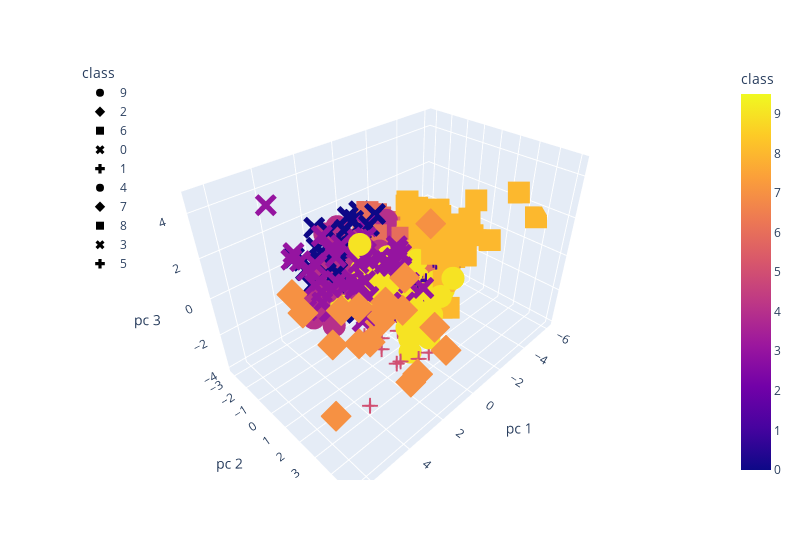

The code cell stored with this chart in its notebook:
### Code cell
# Initialize the K-Means model with n_clusters 10
model = KMeans(n_clusters=10, random_state=0)

# Train the model
model.fit(df_myopia_k_pca)

# Predict clusters
predictions = model.predict(df_myopia_k_pca)

# Add predicted clusters (labels) to DataFrame
df_myopia_k_pca['class'] = model.labels_

# Plot the Clusters
fig = px.scatter_3d(
    df_myopia_k_pca,
    x="pc 1",
    y="pc 2",
    z="pc 3",
    color="class",
    symbol="class",
    width=800,
)
fig.update_layout(legend=dict(x=0, y=1))
fig.show()
